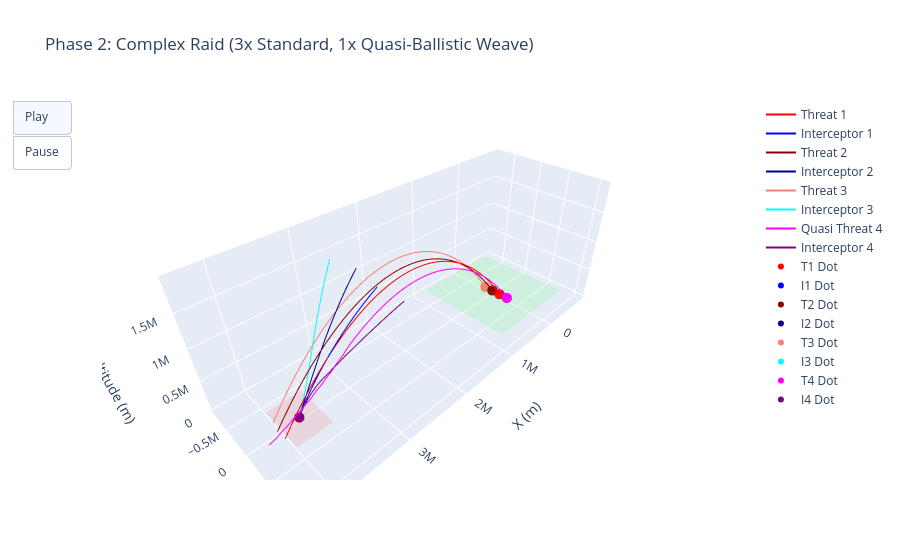

Notebook source saved alongside this figure:
### Code cell
import numpy as np
import plotly.graph_objects as go

# =====================================================================
# 1. CORE MATH & PHYSICS ENGINE
# =====================================================================

def proportional_navigation_macro(interceptor_state, target_state, N=4.5):
    r_vec = target_state[0:3] - interceptor_state[0:3]
    v_rel = target_state[3:6] - interceptor_state[3:6]
    r = max(np.linalg.norm(r_vec), 1e-6)
    r_hat = r_vec / r
    omega = np.cross(r_vec, v_rel) / (r ** 2)
    v_mag = np.linalg.norm(interceptor_state[3:6])
    accel_cmd = N * v_mag * np.cross(omega, r_hat)
    
    max_accel = 40.0 * 9.81
    if np.linalg.norm(accel_cmd) > max_accel:
        accel_cmd = (accel_cmd / np.linalg.norm(accel_cmd)) * max_accel
    return accel_cmd

def standard_dynamics(state, t, accel_cmd=np.zeros(3)):
    vel = state[3:6]
    gravity = np.array([0.0, 0.0, -9.81])
    return np.concatenate((vel, gravity + accel_cmd))

def quasi_dynamics(state, t, accel_cmd=np.zeros(3)):
    vel = state[3:6]
    gravity = np.array([0.0, 0.0, -9.81])
    evasion = np.zeros(3)
    # Terminal phase evasive weave
    if t > 800.0:
        evasion[1] = 50.0 * np.sin(0.15 * t) 
        evasion[2] = 15.0 
    return np.concatenate((vel, gravity + evasion + accel_cmd))

def rk4_step(state, t, dt, derivatives_fn, accel_cmd=np.zeros(3)):
    k1 = derivatives_fn(state, t, accel_cmd)
    k2 = derivatives_fn(state + 0.5 * dt * k1, t + 0.5 * dt, accel_cmd)
    k3 = derivatives_fn(state + 0.5 * dt * k2, t + 0.5 * dt, accel_cmd)
    k4 = derivatives_fn(state + dt * k3, t + dt, accel_cmd)
    return state + (dt / 6.0) * (k1 + 2*k2 + 2*k3 + k4)

# =====================================================================
# 2. ENGAGEMENT SETUP (MIXED RAID)
# =====================================================================

num_threats = 4
threat_types = ['standard', 'standard', 'standard', 'quasi']

# Target Initial States [x, y, z, vx, vy, vz]
target_states = np.array([
    [0.0,  150000.0, 0.0, 3800.0, 0.0, 5200.0], # T1: North
    [0.0,       0.0, 0.0, 3850.0, 0.0, 5150.0], # T2: Center
    [0.0, -150000.0, 0.0, 3750.0, 0.0, 5250.0], # T3: South
    [0.0,  300000.0, 0.0, 3900.0, 0.0, 5100.0]  # T4: Far North (Quasi)
])

silo_pos = np.array([3750000.0, 0.0, 0.0])
interceptor_states = np.zeros((num_threats, 6))
for j in range(num_threats):
    interceptor_states[j, 0:3] = silo_pos

dt = 0.5  
steps = int(1100 / dt)

target_paths = np.zeros((num_threats, steps, 3))
interceptor_paths = np.zeros((num_threats, steps, 3))

launched = [False] * num_threats
active = [True] * num_threats
launch_threshold = 1500000.0 

# =====================================================================
# 3. SIMULATION EXECUTION LOOP
# =====================================================================

for i in range(steps):
    t = i * dt
    for j in range(num_threats):
        if not active[j]:
            continue
            
        target_paths[j, i] = target_states[j, 0:3]
        range_to_target = np.linalg.norm(target_states[j, 0:3] - silo_pos)
        
        # Battery launch logic per threat
        if not launched[j] and range_to_target <= launch_threshold:
            launched[j] = True
            y_bias = np.sign(target_states[j, 1]) * 500.0
            interceptor_states[j, 3:6] = np.array([-3500.0, y_bias, 6500.0])
        
        # Guide Interceptor
        if launched[j]:
            interceptor_paths[j, i] = interceptor_states[j, 0:3]
            dist = np.linalg.norm(target_states[j, 0:3] - interceptor_states[j, 0:3])
            
            accel = proportional_navigation_macro(interceptor_states[j], target_states[j])
            interceptor_states[j] = rk4_step(interceptor_states[j], t, dt, standard_dynamics, accel_cmd=accel)
            
            if dist < 500.0 or target_states[j, 2] < 0:
                active[j] = False # Terminate engagement
        else:
            interceptor_paths[j, i] = silo_pos
            
        # Step Target Physics (Standard vs Quasi)
        if threat_types[j] == 'quasi':
            target_states[j] = rk4_step(target_states[j], t, dt, quasi_dynamics)
        else:
            target_states[j] = rk4_step(target_states[j], t, dt, standard_dynamics)

# Forward-fill paths for plotting after impacts to keep lines drawn
for j in range(num_threats):
    for i in range(1, steps):
        if np.all(target_paths[j, i] == 0): target_paths[j, i] = target_paths[j, i-1]
        if np.all(interceptor_paths[j, i] == 0): interceptor_paths[j, i] = interceptor_paths[j, i-1]

# =====================================================================
# 4. 3D GEOSPATIAL VISUALIZATION
# =====================================================================

fig = go.Figure()

# Environment Meshes
fig.add_trace(go.Mesh3d(x=[-8e5, 8e5, 8e5, -8e5], y=[-8e5, -8e5, 8e5, 8e5], z=[0]*4, color='rgba(0, 255, 0, 0.1)', name='Space 1'))
fig.add_trace(go.Mesh3d(x=[3.5e6, 4e6, 4e6, 3.5e6], y=[-3.5e5, -3.5e5, 3.5e5, 3.5e5], z=[0]*4, color='rgba(255, 0, 0, 0.1)', name='Space 2'))

threat_colors = ['red', 'darkred', 'salmon', 'magenta'] # Magenta is Quasi
int_colors = ['blue', 'darkblue', 'cyan', 'purple']

# Static Tracks
for j in range(num_threats):
    name = f"Quasi Threat {j+1}" if threat_types[j] == 'quasi' else f"Threat {j+1}"
    fig.add_trace(go.Scatter3d(x=target_paths[j,:,0], y=target_paths[j,:,1], z=target_paths[j,:,2], mode='lines', line=dict(color=threat_colors[j], width=2), name=name))
    fig.add_trace(go.Scatter3d(x=interceptor_paths[j,:,0], y=interceptor_paths[j,:,1], z=interceptor_paths[j,:,2], mode='lines', line=dict(color=int_colors[j], width=2), name=f'Interceptor {j+1}'))

# Animated Markers setup
marker_start_idx = len(fig.data)
for j in range(num_threats):
    fig.add_trace(go.Scatter3d(x=[target_paths[j,0,0]], y=[target_paths[j,0,1]], z=[target_paths[j,0,2]], mode='markers', marker=dict(size=6, color=threat_colors[j]), name=f'T{j+1} Dot'))
    fig.add_trace(go.Scatter3d(x=[interceptor_paths[j,0,0]], y=[interceptor_paths[j,0,1]], z=[interceptor_paths[j,0,2]], mode='markers', marker=dict(size=6, color=int_colors[j]), name=f'I{j+1} Dot'))

# Generate Frames for 8 moving entities
traces_to_update = list(range(marker_start_idx, marker_start_idx + (num_threats * 2)))
frame_skip = 15
frames = []

for k in range(0, steps, frame_skip):
    frame_data = []
    for j in range(num_threats):
        frame_data.append(go.Scatter3d(x=[target_paths[j,k,0]], y=[target_paths[j,k,1]], z=[target_paths[j,k,2]]))
        frame_data.append(go.Scatter3d(x=[interceptor_paths[j,k,0]], y=[interceptor_paths[j,k,1]], z=[interceptor_paths[j,k,2]]))
    frames.append(go.Frame(data=frame_data, traces=traces_to_update, name=f'frame_{k}'))
    
fig.frames = frames

fig.update_layout(
    title='Phase 2: Complex Raid (3x Standard, 1x Quasi-Ballistic Weave)', 
    scene=dict(xaxis_title='X (m)', yaxis_title='Y (m)', zaxis_title='Altitude (m)', aspectmode='data'), 
    updatemenus=[dict(type="buttons", buttons=[dict(label="Play", method="animate", args=[None, dict(frame=dict(duration=20, redraw=True), fromcurrent=True)]), dict(label="Pause", method="animate", args=[[None], dict(frame=dict(duration=0, redraw=False), mode="immediate")])])]
)

fig.show()

### Figure 1 — Plotly figure (JSON) as saved in the notebook; plotly's stock layout.template omitted (floating-point values rounded to 4 significant figures; data arrays with more than 128 entries replaced by an {"elided": "..."} marker saying what was removed)
{"data": [{"color": "rgba(0, 255, 0, 0.1)", "name": "Space 1", "type": "mesh3d", "x": [-800000, 800000, 800000, -800000], "y": [-800000, -800000, 800000, 800000], "z": [0, 0, 0, 0]}, {"color": "rgba(255, 0, 0, 0.1)", "name": "Space 2", "type": "mesh3d", "x": [3500000, 4000000, 4000000, 3500000], "y": [-350000, -350000, 350000, 350000], "z": [0, 0, 0, 0]}, {"line": {"color": "red", "width": 2}, "mode": "lines", "name": "Threat 1", "type": "scatter3d", "x": {"elided": "2200 int values"}, "y": {"elided": "2200 int values"}, "z": {"elided": "2200 float values"}}, {"line": {"color": "blue", "width": 2}, "mode": "lines", "name": "Interceptor 1", "type": "scatter3d", "x": {"elided": "2200 float values"}, "y": {"elided": "2200 float values"}, "z": {"elided": "2200 float values"}}, {"line": {"color": "darkred", "width": 2}, "mode": "lines", "name": "Threat 2", "type": "scatter3d", "x": {"elided": "2200 int values"}, "y": {"elided": "2200 int values"}, "z": {"elided": "2200 float values"}}, {"line": {"color": "darkblue", "width": 2}, "mode": "lines", "name": "Interceptor 2", "type": "scatter3d", "x": {"elided": "2200 float values"}, "y": {"elided": "2200 int values"}, "z": {"elided": "2200 float values"}}, {"line": {"color": "salmon", "width": 2}, "mode": "lines", "name": "Threat 3", "type": "scatter3d", "x": {"elided": "2200 int values"}, "y": {"elided": "2200 int values"}, "z": {"elided": "2200 float values"}}, {"line": {"color": "cyan", "width": 2}, "mode": "lines", "name": "Interceptor 3", "type": "scatter3d", "x": {"elided": "2200 float values"}, "y": {"elided": "2200 float values"}, "z": {"elided": "2200 float values"}}, {"line": {"color": "magenta", "width": 2}, "mode": "lines", "name": "Quasi Threat 4", "type": "scatter3d", "x": {"elided": "2200 int values"}, "y": {"elided": "2200 float values"}, "z": {"elided": "2200 float values"}}, {"line": {"color": "purple", "width": 2}, "mode": "lines", "name": "Interceptor 4", "type": "scatter3d", "x": {"elided": "2200 float values"}, "y": {"elided": "2200 float values"}, "z": {"elided": "2200 float values"}}, {"marker": {"color": "red", "size": 6}, "mode": "markers", "name": "T1 Dot", "type": "scatter3d", "x": [0], "y": [150000], "z": [0]}, {"marker": {"color": "blue", "size": 6}, "mode": "markers", "name": "I1 Dot", "type": "scatter3d", "x": [3750000], "y": [0], "z": [0]}, {"marker": {"color": "darkred", "size": 6}, "mode": "markers", "name": "T2 Dot", "type": "scatter3d", "x": [0], "y": [0], "z": [0]}, {"marker": {"color": "darkblue", "size": 6}, "mode": "markers", "name": "I2 Dot", "type": "scatter3d", "x": [3750000], "y": [0], "z": [0]}, {"marker": {"color": "salmon", "size": 6}, "mode": "markers", "name": "T3 Dot", "type": "scatter3d", "x": [0], "y": [-150000], "z": [0]}, {"marker": {"color": "cyan", "size": 6}, "mode": "markers", "name": "I3 Dot", "type": "scatter3d", "x": [3750000], "y": [0], "z": [0]}, {"marker": {"color": "magenta", "size": 6}, "mode": "markers", "name": "T4 Dot", "type": "scatter3d", "x": [0], "y": [300000], "z": [0]}, {"marker": {"color": "purple", "size": 6}, "mode": "markers", "name": "I4 Dot", "type": "scatter3d", "x": [3750000], "y": [0], "z": [0]}], "layout": {"scene": {"aspectmode": "data", "xaxis": {"title": {"text": "X (m)"}}, "yaxis": {"title": {"text": "Y (m)"}}, "zaxis": {"title": {"text": "Altitude (m)"}}}, "title": {"text": "Phase 2: Complex Raid (3x Standard, 1x Quasi-Ballistic Weave)"}, "updatemenus": [{"buttons": [{"args": [null, {"frame": {"duration": 20, "redraw": true}, "fromcurrent": true}], "label": "Play", "method": "animate"}, {"args": [[null], {"frame": {"duration": 0, "redraw": false}, "mode": "immediate"}], "label": "Pause", "method": "animate"}], "type": "buttons"}]}}
